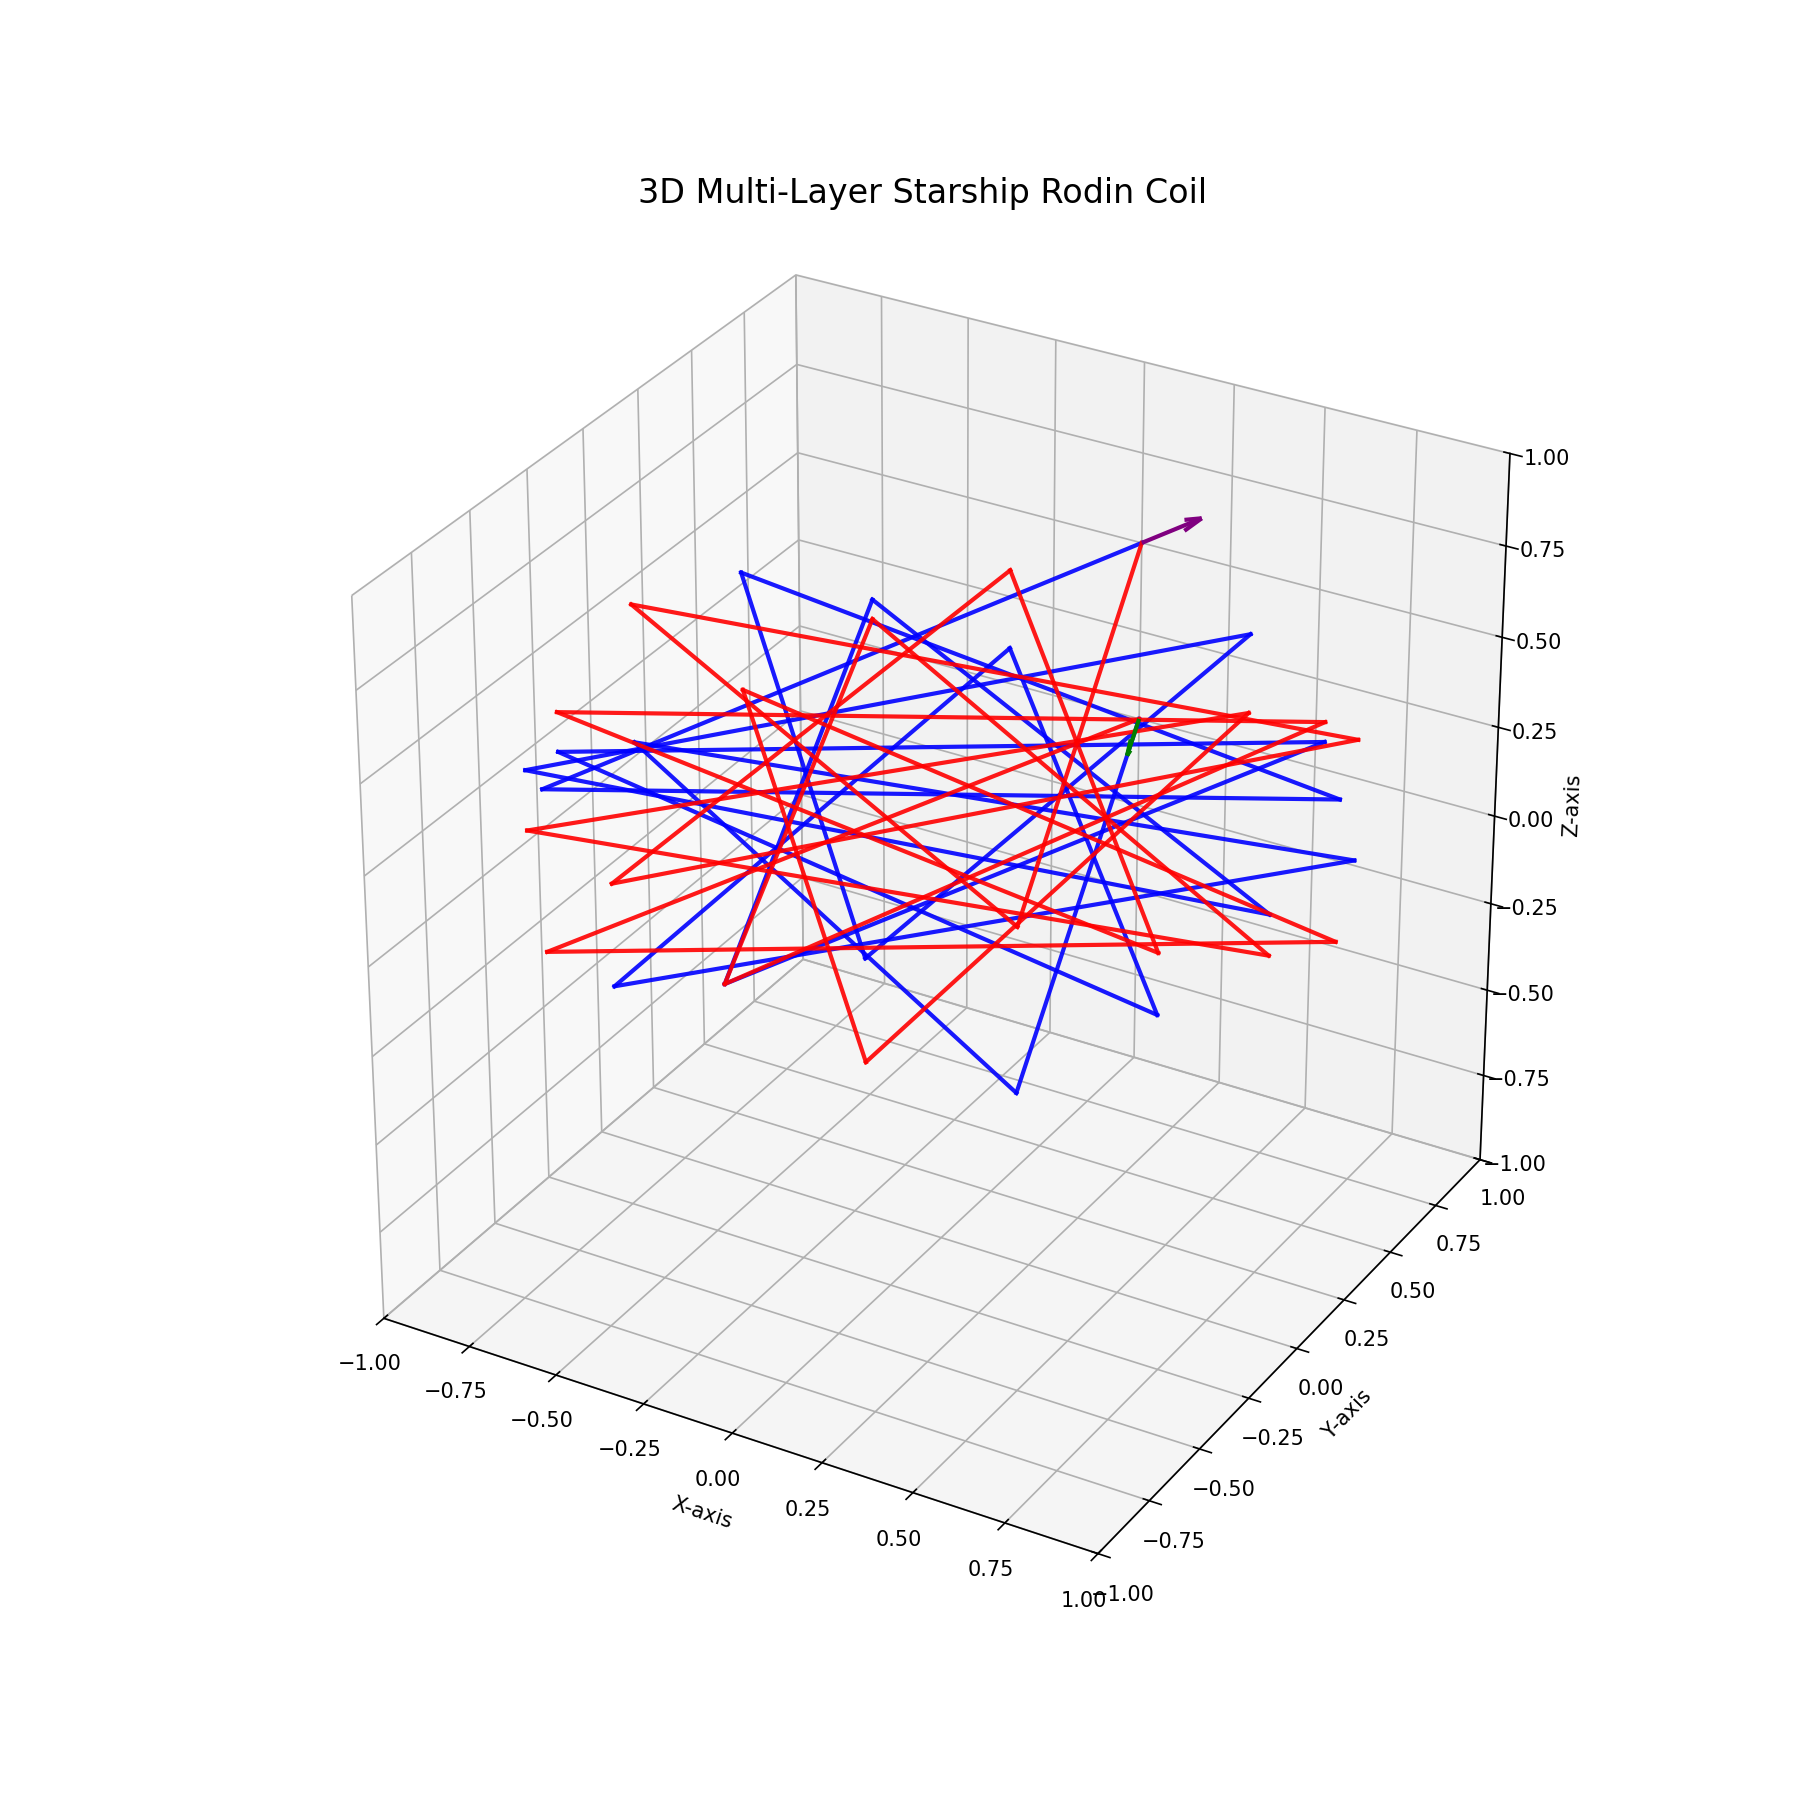

Recreate this plot in Python.
# 3D Visualization of the Starship Coil - Multiple Layers

import numpy as np

import matplotlib
matplotlib.use('TkAgg')  # Ensure it uses Tkinter backend

import matplotlib.pyplot as plt
from mpl_toolkits.mplot3d import Axes3D

coil_corners = 18
# Define parameters for multi-layer 3D coil
num_layers = 1  # Number of layers in the coil
layer_spacing = 0.5  # Distance between layers in the z-axis

total_corners = coil_corners * 1

rotation_steps=0
rotation_angle = (2 * np.pi / coil_corners)
# Define provided base sequence
# 1 + 7 mod 18
base_sequence = [1, 8, 15, 4, 11, 18, 7, 14, 3, 10, 17, 6, 13, 2, 9, 16, 5, 12, 1]

# Create explicit sequences as per user request
sequence_A_forward = [((num - 0 - 1) % (coil_corners)) + 1 for num in base_sequence]
# Create explicit sequences as per user request
sequence_A_backwards = [((num - 0 - 1) % (coil_corners)) + 1 for num in base_sequence[::-1]]

# Points setup
angles = np.linspace(0, 2 * np.pi, (coil_corners) +1)[:-1]
positions = {i+1: (np.cos(angle), np.sin(angle)) for i, angle in enumerate(angles)}
segment_shift = ((2 * np.pi / (coil_corners)) / 3)


# Recalculate positions with adjusted angles for rotation and reversed numbering
angles_rotated = np.linspace(0, 2 * np.pi, (coil_corners)+1)[:-1] - np.pi*1.5 +(2*np.pi*(1/(coil_corners))) # Rotate 90° counterclockwise
angles_rotated = angles_rotated[::-1]  # Reverse numbering for clockwise count
positions_rotated = {i+1: (np.cos(angle), np.sin(angle)) for i, angle in enumerate(angles_rotated)}

angles_rotated += rotation_angle

# Function to compute a point's 3D coordinates based on index and segment
def get_point_coords(index, i_frac=0.0, segment=1):
    angle = angles_rotated[index % coil_corners] + ((2 * np.pi / coil_corners) * (segment - 1))
    x, y = np.cos(angle), np.sin(angle)
    z = layer_spacing * i_frac
    return x, y, z

# Function to generate multi-layer wire paths
def generate_3d_wire(sequence, segment, z_layer, base_color, style, alpha=1.0):
    """Generates a 3D multi-layer wire visualization with smooth height increase."""
    angles = np.linspace(0, 2 * np.pi, coil_corners + 1)[:-1] - np.pi * 1.5 + (2 * np.pi * (1 / coil_corners))
    angles = angles[::-1]  # Reverse numbering for clockwise count
    segment_shift = (2 * np.pi / coil_corners)

    total_points = len(sequence) - 1  # To normalize height increase

    for i in range(total_points):
        num = sequence[i]
        next_num = sequence[i + 1]

        # Angles adjusted by segment
        angle_start = angles[(num - 1) % coil_corners] + segment_shift * (segment - 1)
        angle_end = angles[(next_num - 1) % coil_corners] + segment_shift * (segment - 1)

        x_start, y_start = np.cos(angle_start), np.sin(angle_start)
        x_end, y_end = np.cos(angle_end), np.sin(angle_end)

        # Smooth height interpolation
        z_start = z_layer + (layer_spacing * (i / total_points))
        z_end = z_layer + (layer_spacing * ((i + 1) / total_points))

        ax.plot([x_start, x_end], [y_start, y_end], [z_start, z_end],
                color=base_color, linestyle=style, linewidth=2, alpha=alpha)


# Setup 3D plot
fig = plt.figure(figsize=(12, 12))
ax = fig.add_subplot(111, projection='3d')

# Plot multiple layers of the coil
for layer in range(num_layers):
    z_layer = layer * layer_spacing

    # Phase A (Blue)
    generate_3d_wire(sequence_A_forward, 1, z_layer, 'blue', '-', alpha=0.9)
    generate_3d_wire(sequence_A_backwards, 1, z_layer, 'red', '-', alpha=0.9)


# Compute quiver arrows for start and end of forward sequence
start_index = sequence_A_forward[0]
end_index = sequence_A_forward[-1]
x0, y0, z0 = get_point_coords(start_index, 0, 1)
x1, y1, z1 = get_point_coords(sequence_A_forward[1], 1 / (len(sequence_A_forward) - 1), 1)
dx0, dy0, dz0 = x1 - x0, y1 - y0, z1 - z0

xN, yN, zN = get_point_coords(end_index, 1, 1)
xN1, yN1, zN1 = get_point_coords(sequence_A_forward[-2], (len(sequence_A_forward) - 2) / (len(sequence_A_forward) - 1), 1)
dxN, dyN, dzN = xN - xN1, yN - yN1, zN - zN1

# Normalize directions
norm_start = np.linalg.norm([dx0, dy0, dz0])
norm_end = np.linalg.norm([dxN, dyN, dzN])
ax.quiver(x0, y0, z0, dx0/norm_start, dy0/norm_start, dz0/norm_start, color='green', length=0.2, linewidth=2)
ax.quiver(xN, yN, zN, dxN/norm_end, dyN/norm_end, dzN/norm_end, color='purple', length=0.2, linewidth=2)


# Set plot title and display
ax.set_title("3D Multi-Layer Starship Rodin Coil", fontsize=16)
# Set axis labels
ax.set_xlim(-1, 1)
ax.set_ylim(-1, 1)
ax.set_zlim(-1, 1)
ax.set_xlabel('X-axis')
ax.set_ylabel('Y-axis')
ax.set_zlabel('Z-axis')
# Show legend
# ax.legend()
ax.set_box_aspect([1, 1, 1])  # Ensures 1:1:1 aspect ratio



# ✅ Get the script filename dynamically
import os
script_name = os.path.splitext(os.path.basename(__file__))[0]
filename = f"{script_name}.png"
plt.savefig(filename, dpi=150)  # Save image with high resolution
plt.tight_layout()
plt.show()
